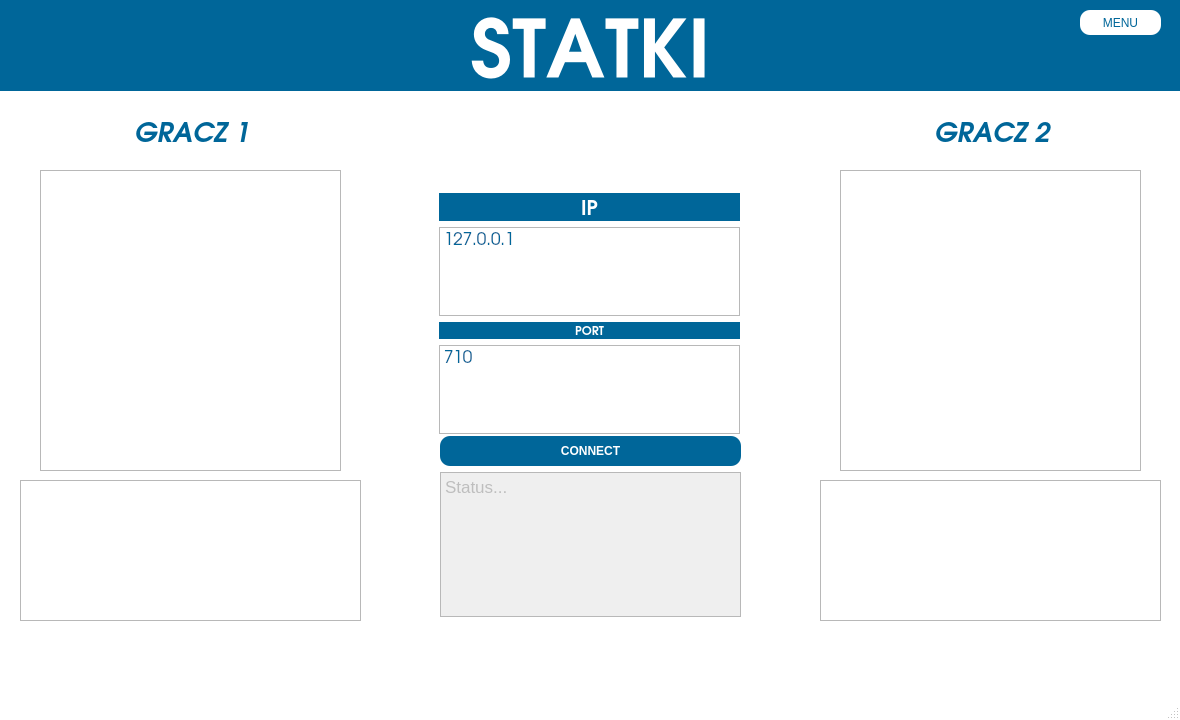
<?xml version="1.0" encoding="UTF-8"?>
<ui version="4.0">
 <class>Statki</class>
 <widget class="QMainWindow" name="Statki">
  <property name="geometry">
   <rect>
    <x>0</x>
    <y>0</y>
    <width>1180</width>
    <height>720</height>
   </rect>
  </property>
  <property name="windowTitle">
   <string>Statki</string>
  </property>
  <property name="styleSheet">
   <string notr="true">QMainWindow
{
	background-color: white;
}</string>
  </property>
  <widget class="QWidget" name="centralwidget">
   <widget class="Ocean" name="gv_ocean_local">
    <property name="geometry">
     <rect>
      <x>40</x>
      <y>170</y>
      <width>301</width>
      <height>301</height>
     </rect>
    </property>
    <property name="styleSheet">
     <string notr="true"/>
    </property>
   </widget>
   <widget class="Ocean" name="gv_ocean_remote">
    <property name="geometry">
     <rect>
      <x>840</x>
      <y>170</y>
      <width>301</width>
      <height>301</height>
     </rect>
    </property>
   </widget>
   <widget class="QGraphicsView" name="gv_local_ships">
    <property name="geometry">
     <rect>
      <x>20</x>
      <y>480</y>
      <width>341</width>
      <height>141</height>
     </rect>
    </property>
    <property name="styleSheet">
     <string notr="true"/>
    </property>
   </widget>
   <widget class="QGraphicsView" name="gv_remote_ships">
    <property name="geometry">
     <rect>
      <x>820</x>
      <y>480</y>
      <width>341</width>
      <height>141</height>
     </rect>
    </property>
   </widget>
   <widget class="QWidget" name="verticalLayoutWidget_3">
    <property name="geometry">
     <rect>
      <x>440</x>
      <y>436</y>
      <width>301</width>
      <height>181</height>
     </rect>
    </property>
    <layout class="QVBoxLayout" name="verticalLayout_4">
     <item>
      <widget class="QPushButton" name="btn_Connect">
       <property name="styleSheet">
        <string notr="true">QPushButton:hover
{
	background-color:#ffffff;
	color:#006699;
}

QPushButton
{
	background-color:#006699;
	color:white;
	font-weight: bold;
	border-radius: 10px;
	height: 30px;
}</string>
       </property>
       <property name="text">
        <string>CONNECT</string>
       </property>
      </widget>
     </item>
     <item>
      <widget class="QTextEdit" name="textEdit_Status">
       <property name="enabled">
        <bool>false</bool>
       </property>
       <property name="html">
        <string>&lt;!DOCTYPE HTML PUBLIC &quot;-//W3C//DTD HTML 4.0//EN&quot; &quot;http://www.w3.org/TR/REC-html40/strict.dtd&quot;&gt;
&lt;html&gt;&lt;head&gt;&lt;meta name=&quot;qrichtext&quot; content=&quot;1&quot; /&gt;&lt;style type=&quot;text/css&quot;&gt;
p, li { white-space: pre-wrap; }
&lt;/style&gt;&lt;/head&gt;&lt;body style=&quot; font-family:'Ubuntu'; font-size:11pt; font-weight:400; font-style:normal;&quot;&gt;
&lt;p style=&quot; margin-top:0px; margin-bottom:0px; margin-left:0px; margin-right:0px; -qt-block-indent:0; text-indent:0px;&quot;&gt;&lt;span style=&quot; font-family:'.AppleSystemUIFont'; font-size:13pt;&quot;&gt;Status...&lt;/span&gt;&lt;/p&gt;&lt;/body&gt;&lt;/html&gt;</string>
       </property>
      </widget>
     </item>
    </layout>
   </widget>
   <widget class="QPushButton" name="pushButton">
    <property name="geometry">
     <rect>
      <x>1080</x>
      <y>10</y>
      <width>81</width>
      <height>25</height>
     </rect>
    </property>
    <property name="styleSheet">
     <string notr="true">QPushButton
{
	background-color:#ffffff;
	color:#006699;
	border-radius: 10px;
	height: 30px;
}

QPushButton:hover
{
	background-color:#006699;
	color:white;
	font-weight: bold;
}</string>
    </property>
    <property name="text">
     <string>MENU</string>
    </property>
   </widget>
   <widget class="QLabel" name="label_3">
    <property name="geometry">
     <rect>
      <x>0</x>
      <y>0</y>
      <width>1181</width>
      <height>91</height>
     </rect>
    </property>
    <property name="font">
     <font>
      <family>URW Gothic L</family>
      <pointsize>60</pointsize>
      <weight>75</weight>
      <bold>true</bold>
     </font>
    </property>
    <property name="styleSheet">
     <string notr="true">QLabel 
{
	color: white;
	background-color: #006699;

}</string>
    </property>
    <property name="text">
     <string>STATKI</string>
    </property>
    <property name="alignment">
     <set>Qt::AlignCenter</set>
    </property>
   </widget>
   <widget class="QLabel" name="label_4">
    <property name="geometry">
     <rect>
      <x>46</x>
      <y>110</y>
      <width>291</width>
      <height>41</height>
     </rect>
    </property>
    <property name="font">
     <font>
      <family>URW Gothic L</family>
      <pointsize>20</pointsize>
      <weight>75</weight>
      <italic>true</italic>
      <bold>true</bold>
     </font>
    </property>
    <property name="styleSheet">
     <string notr="true">QLabel 
{
	color:#006699;
}
</string>
    </property>
    <property name="text">
     <string>GRACZ 1</string>
    </property>
    <property name="alignment">
     <set>Qt::AlignCenter</set>
    </property>
   </widget>
   <widget class="QLabel" name="label_5">
    <property name="geometry">
     <rect>
      <x>846</x>
      <y>110</y>
      <width>291</width>
      <height>41</height>
     </rect>
    </property>
    <property name="font">
     <font>
      <family>URW Gothic L</family>
      <pointsize>20</pointsize>
      <weight>75</weight>
      <italic>true</italic>
      <bold>true</bold>
     </font>
    </property>
    <property name="styleSheet">
     <string notr="true">QLabel
{
	color:#006699;
}
</string>
    </property>
    <property name="text">
     <string>GRACZ 2</string>
    </property>
    <property name="alignment">
     <set>Qt::AlignCenter</set>
    </property>
   </widget>
   <widget class="QWidget" name="verticalLayoutWidget">
    <property name="geometry">
     <rect>
      <x>439</x>
      <y>193</y>
      <width>301</width>
      <height>241</height>
     </rect>
    </property>
    <layout class="QVBoxLayout" name="verticalLayout">
     <item>
      <widget class="QLabel" name="label_2">
       <property name="font">
        <font>
         <family>URW Gothic L</family>
         <pointsize>15</pointsize>
         <weight>75</weight>
         <italic>false</italic>
         <bold>true</bold>
        </font>
       </property>
       <property name="styleSheet">
        <string notr="true">QLabel 
{
	color:white;
	background-color:#006699
}
</string>
       </property>
       <property name="text">
        <string>IP</string>
       </property>
       <property name="alignment">
        <set>Qt::AlignCenter</set>
       </property>
      </widget>
     </item>
     <item>
      <widget class="QTextEdit" name="textEdit_IP">
       <property name="font">
        <font>
         <family>URW Gothic L</family>
         <weight>75</weight>
         <italic>false</italic>
         <bold>true</bold>
        </font>
       </property>
       <property name="styleSheet">
        <string notr="true">QTextEdit
{
	color:#006699;
	text-align: center
}
</string>
       </property>
       <property name="html">
        <string>&lt;!DOCTYPE HTML PUBLIC &quot;-//W3C//DTD HTML 4.0//EN&quot; &quot;http://www.w3.org/TR/REC-html40/strict.dtd&quot;&gt;
&lt;html&gt;&lt;head&gt;&lt;meta name=&quot;qrichtext&quot; content=&quot;1&quot; /&gt;&lt;style type=&quot;text/css&quot;&gt;
p, li { white-space: pre-wrap; }
&lt;/style&gt;&lt;/head&gt;&lt;body style=&quot; font-family:'URW Gothic L'; font-size:11pt; font-weight:600; font-style:normal;&quot;&gt;
&lt;p style=&quot; margin-top:0px; margin-bottom:0px; margin-left:0px; margin-right:0px; -qt-block-indent:0; text-indent:0px;&quot;&gt;&lt;span style=&quot; font-family:'.AppleSystemUIFont'; font-size:13pt; font-weight:400;&quot;&gt;127.0.0.1&lt;/span&gt;&lt;/p&gt;&lt;/body&gt;&lt;/html&gt;</string>
       </property>
      </widget>
     </item>
     <item>
      <widget class="QLabel" name="label">
       <property name="font">
        <font>
         <family>URW Gothic L</family>
         <weight>75</weight>
         <bold>true</bold>
        </font>
       </property>
       <property name="styleSheet">
        <string notr="true">QLabel 
{
	color:white;
	background-color:#006699
}</string>
       </property>
       <property name="text">
        <string>PORT</string>
       </property>
       <property name="alignment">
        <set>Qt::AlignCenter</set>
       </property>
      </widget>
     </item>
     <item>
      <widget class="QTextEdit" name="textEdit_Port">
       <property name="font">
        <font>
         <family>URW Gothic L</family>
         <weight>75</weight>
         <bold>true</bold>
        </font>
       </property>
       <property name="styleSheet">
        <string notr="true">QTextEdit
{
	color:#006699;
}
</string>
       </property>
       <property name="html">
        <string>&lt;!DOCTYPE HTML PUBLIC &quot;-//W3C//DTD HTML 4.0//EN&quot; &quot;http://www.w3.org/TR/REC-html40/strict.dtd&quot;&gt;
&lt;html&gt;&lt;head&gt;&lt;meta name=&quot;qrichtext&quot; content=&quot;1&quot; /&gt;&lt;style type=&quot;text/css&quot;&gt;
p, li { white-space: pre-wrap; }
&lt;/style&gt;&lt;/head&gt;&lt;body style=&quot; font-family:'URW Gothic L'; font-size:11pt; font-weight:600; font-style:normal;&quot;&gt;
&lt;p style=&quot; margin-top:0px; margin-bottom:0px; margin-left:0px; margin-right:0px; -qt-block-indent:0; text-indent:0px;&quot;&gt;&lt;span style=&quot; font-family:'.AppleSystemUIFont'; font-size:13pt; font-weight:400;&quot;&gt;710&lt;/span&gt;&lt;/p&gt;&lt;/body&gt;&lt;/html&gt;</string>
       </property>
      </widget>
     </item>
    </layout>
   </widget>
   <zorder>gv_ocean_local</zorder>
   <zorder>gv_ocean_remote</zorder>
   <zorder>gv_local_ships</zorder>
   <zorder>gv_remote_ships</zorder>
   <zorder>verticalLayoutWidget_3</zorder>
   <zorder>label_3</zorder>
   <zorder>label_4</zorder>
   <zorder>label_5</zorder>
   <zorder>verticalLayoutWidget</zorder>
   <zorder>pushButton</zorder>
  </widget>
  <widget class="QMenuBar" name="menubar">
   <property name="geometry">
    <rect>
     <x>0</x>
     <y>0</y>
     <width>1180</width>
     <height>22</height>
    </rect>
   </property>
  </widget>
  <widget class="QStatusBar" name="statusbar"/>
 </widget>
 <customwidgets>
  <customwidget>
   <class>Ocean</class>
   <extends>QGraphicsView</extends>
   <header>ocean.h</header>
  </customwidget>
 </customwidgets>
 <resources/>
 <connections/>
</ui>
